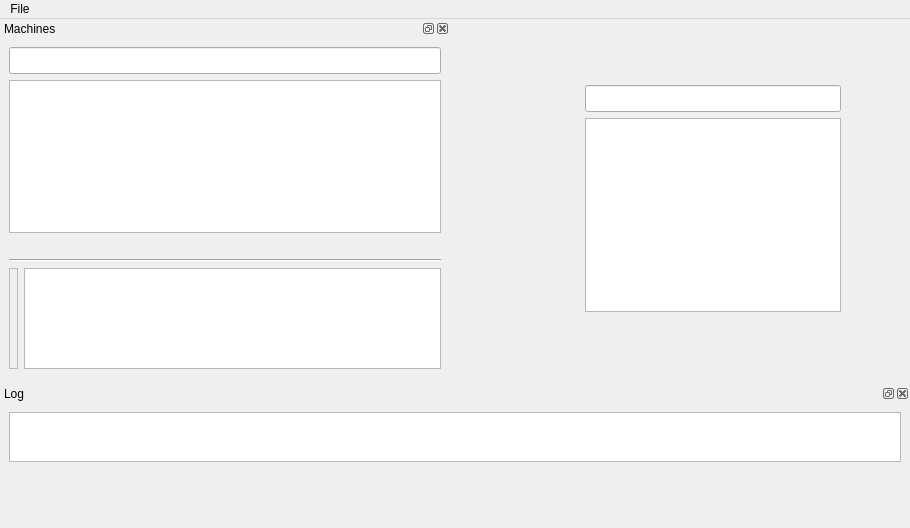
<?xml version="1.0" encoding="UTF-8"?>
<ui version="4.0">
 <class>UIMain</class>
 <widget class="QMainWindow" name="UIMain">
  <property name="geometry">
   <rect>
    <x>0</x>
    <y>0</y>
    <width>910</width>
    <height>528</height>
   </rect>
  </property>
  <property name="windowTitle">
   <string>xMess GUI</string>
  </property>
  <widget class="QWidget" name="wContents">
   <property name="sizePolicy">
    <sizepolicy hsizetype="Maximum" vsizetype="Maximum">
     <horstretch>0</horstretch>
     <verstretch>0</verstretch>
    </sizepolicy>
   </property>
   <layout class="QVBoxLayout" name="verticalLayout_2">
    <item>
     <widget class="SearchEdit" name="seRomsFilter">
      <property name="minimumSize">
       <size>
        <width>0</width>
        <height>27</height>
       </size>
      </property>
     </widget>
    </item>
    <item>
     <widget class="QTreeView" name="tvRoms">
      <property name="alternatingRowColors">
       <bool>true</bool>
      </property>
      <property name="iconSize">
       <size>
        <width>160</width>
        <height>100</height>
       </size>
      </property>
      <property name="rootIsDecorated">
       <bool>false</bool>
      </property>
      <property name="uniformRowHeights">
       <bool>true</bool>
      </property>
      <property name="itemsExpandable">
       <bool>false</bool>
      </property>
      <property name="allColumnsShowFocus">
       <bool>true</bool>
      </property>
      <property name="expandsOnDoubleClick">
       <bool>false</bool>
      </property>
      <attribute name="headerHighlightSections">
       <bool>true</bool>
      </attribute>
      <attribute name="headerStretchLastSection">
       <bool>false</bool>
      </attribute>
     </widget>
    </item>
   </layout>
  </widget>
  <widget class="QMenuBar" name="mbMenu">
   <property name="geometry">
    <rect>
     <x>0</x>
     <y>0</y>
     <width>910</width>
     <height>23</height>
    </rect>
   </property>
   <widget class="QMenu" name="mFile">
    <property name="title">
     <string>File</string>
    </property>
    <addaction name="aSettings"/>
    <addaction name="separator"/>
    <addaction name="aQuit"/>
   </widget>
   <addaction name="mFile"/>
  </widget>
  <widget class="QDockWidget" name="dwLog">
   <property name="windowTitle">
    <string>Log</string>
   </property>
   <attribute name="dockWidgetArea">
    <number>8</number>
   </attribute>
   <widget class="QWidget" name="dwLogContents">
    <property name="maximumSize">
     <size>
      <width>16777215</width>
      <height>68</height>
     </size>
    </property>
    <layout class="QVBoxLayout" name="verticalLayout_3">
     <item>
      <widget class="QPlainTextEdit" name="pteLog">
       <property name="tabChangesFocus">
        <bool>true</bool>
       </property>
       <property name="undoRedoEnabled">
        <bool>false</bool>
       </property>
       <property name="readOnly">
        <bool>true</bool>
       </property>
       <property name="tabStopWidth">
        <number>30</number>
       </property>
      </widget>
     </item>
    </layout>
   </widget>
  </widget>
  <widget class="QDockWidget" name="dwMachines">
   <property name="windowTitle">
    <string>Machines</string>
   </property>
   <attribute name="dockWidgetArea">
    <number>1</number>
   </attribute>
   <widget class="QWidget" name="dwMachinesContents">
    <property name="minimumSize">
     <size>
      <width>450</width>
      <height>0</height>
     </size>
    </property>
    <property name="maximumSize">
     <size>
      <width>450</width>
      <height>16777215</height>
     </size>
    </property>
    <layout class="QGridLayout" name="gridLayout">
     <item row="0" column="0" colspan="2">
      <widget class="SearchEdit" name="seMachinesFilter">
       <property name="minimumSize">
        <size>
         <width>0</width>
         <height>27</height>
        </size>
       </property>
      </widget>
     </item>
     <item row="1" column="0" colspan="2">
      <widget class="QTreeView" name="tvMachines">
       <property name="alternatingRowColors">
        <bool>true</bool>
       </property>
       <property name="iconSize">
        <size>
         <width>24</width>
         <height>24</height>
        </size>
       </property>
       <property name="uniformRowHeights">
        <bool>true</bool>
       </property>
       <property name="allColumnsShowFocus">
        <bool>true</bool>
       </property>
       <property name="headerHidden">
        <bool>true</bool>
       </property>
      </widget>
     </item>
     <item row="2" column="0" colspan="2">
      <widget class="QLabel" name="lTotalMachines">
       <property name="alignment">
        <set>Qt::AlignCenter</set>
       </property>
      </widget>
     </item>
     <item row="3" column="0" colspan="2">
      <widget class="Line" name="line">
       <property name="orientation">
        <enum>Qt::Horizontal</enum>
       </property>
      </widget>
     </item>
     <item row="4" column="0">
      <widget class="QLabel" name="lMachineIcon">
       <property name="maximumSize">
        <size>
         <width>140</width>
         <height>140</height>
        </size>
       </property>
       <property name="frameShape">
        <enum>QFrame::StyledPanel</enum>
       </property>
       <property name="frameShadow">
        <enum>QFrame::Sunken</enum>
       </property>
       <property name="scaledContents">
        <bool>true</bool>
       </property>
       <property name="alignment">
        <set>Qt::AlignCenter</set>
       </property>
      </widget>
     </item>
     <item row="4" column="1">
      <widget class="QTextEdit" name="teMachineInfos">
       <property name="maximumSize">
        <size>
         <width>16777215</width>
         <height>140</height>
        </size>
       </property>
       <property name="font">
        <font>
         <pointsize>8</pointsize>
        </font>
       </property>
       <property name="tabChangesFocus">
        <bool>true</bool>
       </property>
       <property name="undoRedoEnabled">
        <bool>false</bool>
       </property>
       <property name="readOnly">
        <bool>true</bool>
       </property>
       <property name="tabStopWidth">
        <number>30</number>
       </property>
      </widget>
     </item>
    </layout>
   </widget>
  </widget>
  <action name="aQuit">
   <property name="text">
    <string>Quit</string>
   </property>
  </action>
  <action name="aSettings">
   <property name="text">
    <string>Settings...</string>
   </property>
  </action>
 </widget>
 <customwidgets>
  <customwidget>
   <class>SearchEdit</class>
   <extends>QLineEdit</extends>
   <header>SearchEdit.h</header>
  </customwidget>
 </customwidgets>
 <resources>
  <include location="resources/resources.qrc"/>
 </resources>
 <connections/>
</ui>
